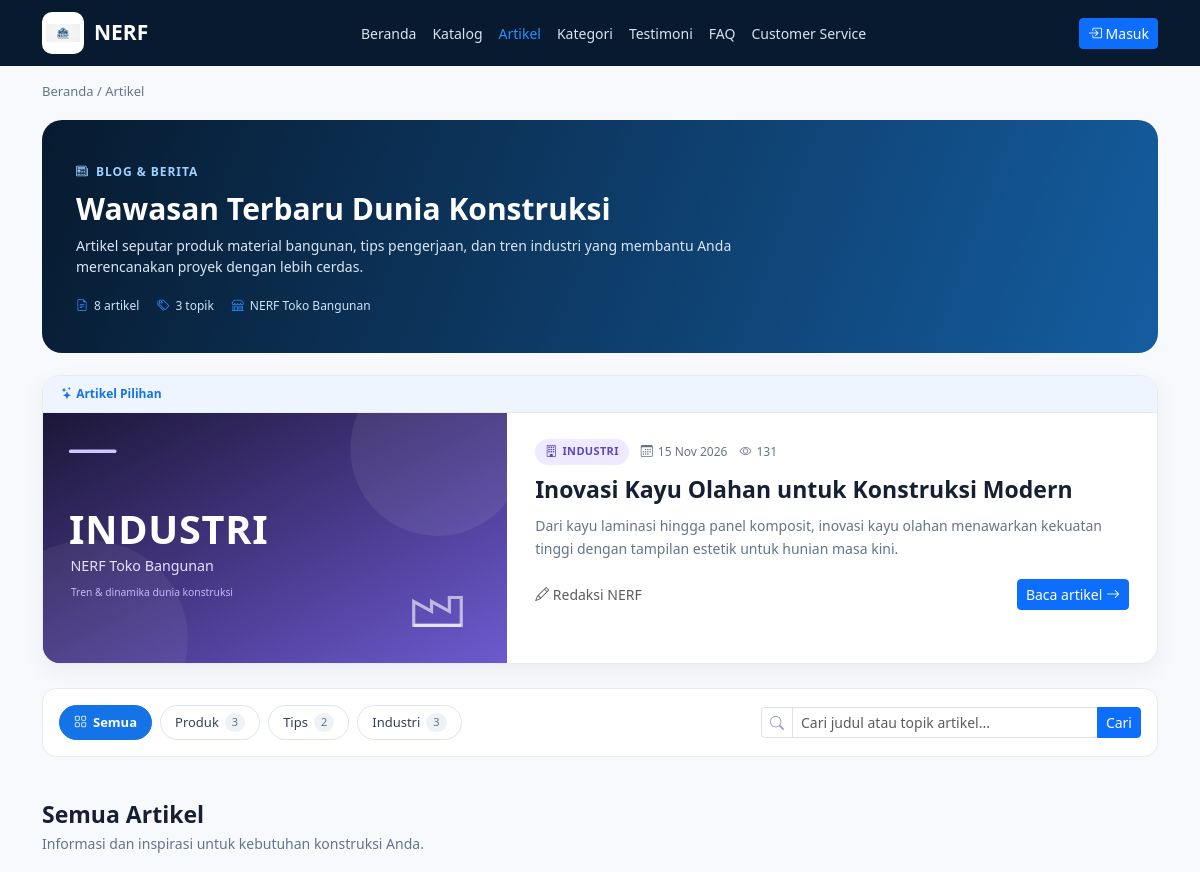
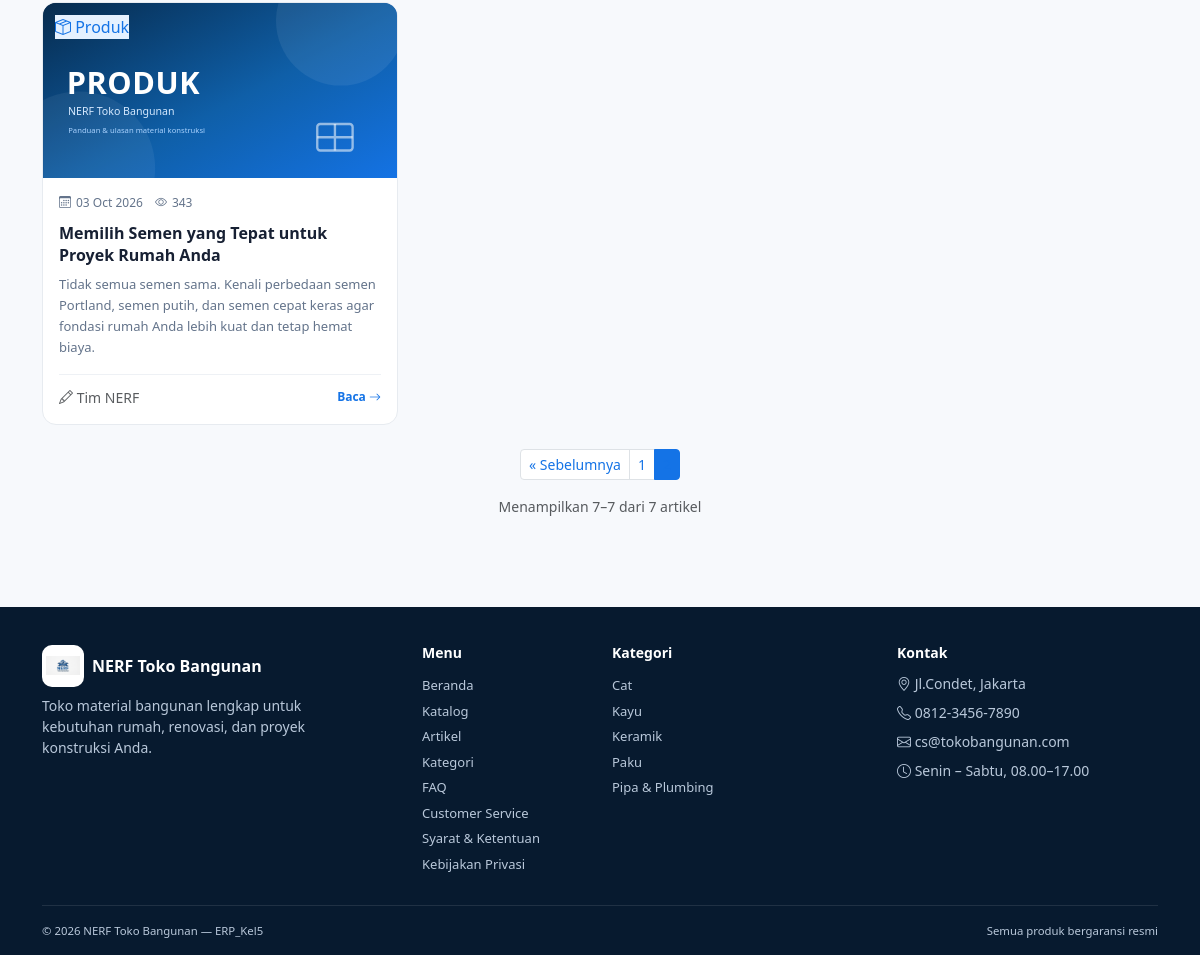
The app's page /blog.php?halaman=2 with its own data (2 pictures, top to bottom).
### tables this page shows
CREATE TABLE `artikel` (
  `id_artikel` int NOT NULL AUTO_INCREMENT,
  `judul` varchar(200) NOT NULL,
  `slug` varchar(220) NOT NULL,
  `kategori` varchar(40) NOT NULL DEFAULT 'Produk',
  `ringkasan` text NOT NULL,
  `isi` longtext NOT NULL,
  `gambar` varchar(255) DEFAULT NULL,
  `penulis` varchar(100) NOT NULL DEFAULT 'Admin NERF',
  `dibaca` int NOT NULL DEFAULT '0',
  `status` enum('Terbit','Draft') NOT NULL DEFAULT 'Terbit',
  `dibuat_pada` datetime NOT NULL DEFAULT CURRENT_TIMESTAMP,
  `diterbitkan_pada` datetime DEFAULT NULL,
  PRIMARY KEY (`id_artikel`),
  UNIQUE KEY `slug` (`slug`),
  KEY `kategori` (`kategori`),
  KEY `status` (`status`)
);

CREATE TABLE `kategori` (
  `id_kategori` int NOT NULL AUTO_INCREMENT,
  `nama_kategori` varchar(100) NOT NULL,
  `deskripsi` text,
  `gambar` varchar(255) DEFAULT NULL,
  `status` enum('Aktif','Nonaktif') DEFAULT 'Aktif',
  `dibuat_pada` timestamp NOT NULL DEFAULT CURRENT_TIMESTAMP,
  PRIMARY KEY (`id_kategori`)
);

### config/fungsi/url.php (called while the page is built, shortened)
<?php
function base_url(): string
{
    static $base = null;
    if ($base !== null) {
        return $base;
    }
    $dir = str_replace('\\', '/', dirname(str_replace('\\', '/', $_SERVER['SCRIPT_NAME'] ?? '/')));
    $dir = ($dir === '/' || $dir === '.') ? '' : rtrim($dir, '/');
    $base = $dir;
    return $base;
}
function root_url(string $file = ''): string
{
    return (base_url() ?: '') . '/' . ltrim($file, '/');
}
function img_url(string $file): string
{
    $path = __DIR__ . '/../../' . ltrim($file, '/');
    $v    = is_file($path) ? filemtime($path) : 0;
    return root_url($file) . '?v=' . $v;
}
function aset_url(string $file): string
{
    $path = __DIR__ . '/../../assets/' . ltrim($file, '/');
    $v    = is_file($path) ? filemtime($path) : 0;
    return root_url('assets/' . ltrim($file, '/')) . '?v=' . $v;
}

### config/fungsi/analitik.php (called while the page is built, shortened)
<?php
function kunjungan_halaman(): string
{
    $uri   = (string)($_SERVER['REQUEST_URI'] ?? '/');
    $path  = parse_url($uri, PHP_URL_PATH) ?: '/';
    $query = (string)(parse_url($uri, PHP_URL_QUERY) ?? '');
    $base = function_exists('base_url') ? base_url() : '';
    if ($query !== '') {
        parse_str($query, $params);
        unset($params['PHPSESSID']);
        $query = http_build_query($params);
    }
    $halaman = $path . ($query !== '' ? '?' . $query : '');
    return mb_substr($halaman, 0, 150);
}

### config/artikel-query.php (called while the page is built, shortened)
<?php
$db       = db_opsional();
$db_aktif = $db instanceof mysqli;
$tabel_artikel = false;
if ($db_aktif) {
    $tabel_artikel = $db->query("SHOW TABLES LIKE 'artikel'")->num_rows > 0;
}
$kategori    = trim($_GET['kategori'] ?? '');
$cari        = trim($_GET['cari'] ?? '');
$halaman     = max(1, (int)($_GET['halaman'] ?? 1));
$per_halaman = 6;
function artikel_tanggal(?string $tanggal): string
{
    return $tanggal ? date('d M Y', strtotime($tanggal)) : '-';
}
function artikel_gaya(string $kategori): array
{
    switch ($kategori) {
        case 'Industri':
            return ['warna' => 'ungu', 'ikon' => 'bi-building'];
        default:
            return ['warna' => 'biru', 'ikon' => 'bi-box-seam'];
    }
}
if ($tabel_artikel) {
    $where = ["status = 'Terbit'"];
    $types = '';
    $nilai = [];
    if ($kategori === '' && $cari === '') {
        $unggulan = $db->query(
            "SELECT * FROM artikel WHERE status = 'Terbit'
             ORDER BY diterbitkan_pada DESC, id_artikel DESC LIMIT 1"
        )->fetch_assoc() ?: null;
        if ($unggulan) {
            $where[] = 'id_artikel <> ?';
            $types  .= 'i';
            $nilai[] = (int)$unggulan['id_artikel'];
        }
    }
    $sql_where = implode(' AND ', $where);
    $stmt = $db->prepare("SELECT COUNT(*) AS c FROM artikel WHERE $sql_where");
    if ($types !== '') {
        $stmt->bind_param($types, ...$nilai);
    }
    $stmt->execute();
    $total = (int)$stmt->get_result()->fetch_assoc()['c'];
    $total_halaman = max(1, (int)ceil($total / $per_halaman));
    $halaman       = min($halaman, $total_halaman);
    $offset        = ($halaman - 1) * $per_halaman;
    $stmt = $db->prepare(
        "SELECT id_artikel, judul, slug, kategori, ringkasan, gambar, penulis, dibaca, diterbitkan_pada
         FROM artikel WHERE $sql_where
         ORDER BY diterbitkan_pada DESC, id_artikel DESC
         LIMIT ? OFFSET ?"
    );
    $stmt->bind_param($types . 'ii', ...array_merge($nilai, [$per_halaman, $offset]));
    $stmt->execute();
    $daftar_artikel = $stmt->get_result()->fetch_all(MYSQLI_ASSOC);
}
if ($db_aktif) {
    $footer_kategori = $db->query(
        "SELECT id_kategori, nama_kategori FROM kategori
         WHERE status = 'Aktif' ORDER BY nama_kategori"
    )->fetch_all(MYSQLI_ASSOC);
}

### config/fungsi/teks.php (called while the page is built, shortened)
<?php
function e($value): string
{
    return htmlspecialchars((string)($value ?? ''), ENT_QUOTES, 'UTF-8');
}

### partial/blog/unggulan.php (the view)
<?php
$gaya = artikel_gaya($unggulan['kategori']);
$link = 'artikel.php?slug=' . urlencode($unggulan['slug']);
?>
<section class="artikel-unggulan">
    <div class="unggulan-label"><i class="bi bi-stars"></i> Artikel Pilihan</div>
    <div class="row g-0 align-items-stretch">
        <div class="col-md-5">
            <a href="<?= e($link) ?>" class="unggulan-cover cover-<?= $gaya['warna'] ?>">
                <img src="<?= e(img_url($unggulan['gambar'])) ?>"
                     alt="Sampul artikel <?= e($unggulan['judul']) ?>">
            </a>
        </div>
        <div class="col-md-7">
            <div class="unggulan-isi">
                <div class="artikel-meta">
                    <span class="badak-kategori badge-<?= $gaya['warna'] ?>">
                        <i class="bi <?= $gaya['ikon'] ?>"></i> <?= e($unggulan['kategori']) ?>
                    </span>
                    <span><i class="bi bi-calendar3"></i> <?= e(artikel_tanggal($unggulan['diterbitkan_pada'])) ?></span>
                    <span><i class="bi bi-eye"></i> <?= (int)$unggulan['dibaca'] ?></span>
                </div>
                <h2><a href="<?= e($link) ?>"><?= e($unggulan['judul']) ?></a></h2>
                <p><?= e($unggulan['ringkasan']) ?></p>
                <div class="unggulan-bawah">
                    <span class="small text-muted"><i class="bi bi-pencil"></i> <?= e($unggulan['penulis']) ?></span>
                    <a href="<?= e($link) ?>" class="btn btn-primary btn-sm">
                        Baca artikel <i class="bi bi-arrow-right"></i>
                    </a>
                </div>
            </div>
        </div>
    </div>
</section>

### blog.php (shortened to what this page needs)
<?php
require_once __DIR__ . '/config/artikel-query.php';
?>
<!DOCTYPE html>
<html lang="id">
<head>
    <link href="https://cdn.jsdelivr.net/npm/bootstrap@5.3.3/dist/css/bootstrap.min.css" rel="stylesheet">
    <link href="https://cdn.jsdelivr.net/npm/bootstrap-icons@1.11.3/font/bootstrap-icons.css" rel="stylesheet">
    <link href="<?= aset_url('css/toko.css') ?>" rel="stylesheet">
    <link href="<?= aset_url('css/blog.css') ?>" rel="stylesheet">
</head>
<body>
<?php include __DIR__ . '/layout/navbar.php'; ?>
<div class="container">
    <?php include __DIR__ . '/partial/blog/kepala.php'; ?>
    <?php if ($unggulan): ?>
        <?php include __DIR__ . '/partial/blog/unggulan.php'; ?>
    <?php endif; ?>
    <?php include __DIR__ . '/partial/blog/filter.php'; ?>
    <div class="section-title">
        <div>
            <h2><?= $kategori !== '' ? 'Artikel ' . e($kategori) : 'Semua Artikel' ?></h2>
            <p>
                <?php if ($cari !== ''): ?>
                    Hasil pencarian untuk <strong>&ldquo;<?= e($cari) ?>&rdquo;</strong> &middot; <?= $total ?> artikel
                <?php else: ?>
                    Informasi dan inspirasi untuk kebutuhan konstruksi Anda.
                <?php endif; ?>
            </p>
        </div>
    </div>
    <?php if (!$daftar_artikel): ?>
        <div class="blog-kosong">
            <i class="bi bi-file-earmark-x"></i>
            <h5>Belum ada artikel</h5>
            <p class="text-muted small mb-3">
                Tidak ditemukan artikel yang cocok. Coba kata kunci lain atau lihat semua artikel.
            </p>
            <a href="blog.php" class="btn btn-primary btn-sm">Lihat semua artikel</a>
        </div>
    <?php else: ?>
        <div class="row g-4">
            <?php foreach ($daftar_artikel as $a): ?>
                <div class="col-md-6 col-lg-4">
                    <?php include __DIR__ . '/partial/blog/kartu.php'; ?>
                </div>
            <?php endforeach; ?>
        </div>
        <?php include __DIR__ . '/partial/blog/paginasi.php'; ?>
    <?php endif; ?>
    <div style="height:40px"></div>
</div>
<?php include __DIR__ . '/layout/footer.php'; ?>

### partial/blog/kartu.php
<?php
$gaya  = artikel_gaya($a['kategori']);
$link  = 'artikel.php?slug=' . urlencode($a['slug']);
$kecil = $kecil ?? false;
?>
<article class="artikel-card<?= $kecil ? ' kartu-kecil' : '' ?>">
    <a href="<?= e($link) ?>" class="artikel-cover cover-<?= $gaya['warna'] ?>">
        <img src="<?= e(img_url($a['gambar'])) ?>" alt="Sampul artikel <?= e($a['judul']) ?>">
        <span class="cover-kategori badge-<?= $gaya['warna'] ?>">
            <i class="bi <?= $gaya['ikon'] ?>"></i> <?= e($a['kategori']) ?>
        </span>
    </a>
    <div class="artikel-isi">
        <div class="artikel-meta">
            <span><i class="bi bi-calendar3"></i> <?= e(artikel_tanggal($a['diterbitkan_pada'])) ?></span>
            <span><i class="bi bi-eye"></i> <?= (int)$a['dibaca'] ?></span>
        </div>
        <h3><a href="<?= e($link) ?>"><?= e($a['judul']) ?></a></h3>
        <p><?= e($a['ringkasan']) ?></p>
        <div class="artikel-bawah">
            <span class="small text-muted"><i class="bi bi-pencil"></i> <?= e($a['penulis']) ?></span>
            <a href="<?= e($link) ?>">Baca <i class="bi bi-arrow-right"></i></a>
        </div>
    </div>
</article>

### layout/footer.php (shortened to what this page needs)
<?php
$footer_kategori = $footer_kategori ?? [];
?>
<footer>
    <div class="container">
        <div class="row g-4">
            <div class="col-md-4">
                <div class="d-flex align-items-center gap-2 mb-2">
                    <div class="logo-box">
                        <img src="<?= img_url('TokoLogo.png') ?>" alt="" onerror="this.remove()">
                    </div>
                    <strong class="text-white">NERF Toko Bangunan</strong>
                </div>
                <p class="small mb-0" style="max-width:320px">
                    Toko material bangunan lengkap untuk kebutuhan rumah, renovasi,
                    dan proyek konstruksi Anda.
                </p>
            </div>
            <div class="col-6 col-md-2">
                <h6>Menu</h6>
                <a href="beranda.php">Beranda</a>
                <a href="katalog.php">Katalog</a>
                <a href="blog.php">Artikel</a>
                <a href="beranda.php#kategori">Kategori</a>
                <a href="beranda.php#faq">FAQ</a>
                <a href="customer-service.php">Customer Service</a>
                <a href="syarat-ketentuan.php">Syarat &amp; Ketentuan</a>
                <a href="kebijakan-privasi.php">Kebijakan Privasi</a>
            </div>
            <div class="col-6 col-md-3">
                <h6>Kategori</h6>
                <?php foreach (array_slice($footer_kategori, 0, 5) as $k): ?>
                    <a href="katalog.php?kategori=<?= (int)$k['id_kategori'] ?>"><?= e($k['nama_kategori']) ?></a>
                <?php endforeach; ?>
            </div>
            <div class="col-md-3">
                <h6>Kontak</h6>
                <div class="small">
                    <div class="mb-2"><i class="bi bi-geo-alt"></i> Jl.Condet, Jakarta</div>
                    <div class="mb-2"><i class="bi bi-telephone"></i> 0812-3456-7890</div>
                    <div class="mb-2"><i class="bi bi-envelope"></i> cs@tokobangunan.com</div>
                    <div><i class="bi bi-clock"></i> Senin &ndash; Sabtu, 08.00&ndash;17.00</div>
                </div>
            </div>
        </div>
        <div class="bawah d-flex justify-content-between flex-wrap gap-2">
            <small>&copy; <?= date('Y') ?> NERF Toko Bangunan &mdash; ERP_Kel5</small>
            <small>Semua produk bergaransi resmi</small>
        </div>
    </div>
</footer>
</body>
</html>

### assets/css/toko.css (style rules this page uses)
body { font-family: "Segoe UI", Arial, sans-serif; background: #f7f9fc; color: #172033; }
.logo-box { width: 42px; height: 42px; background: #1473e6; color: #fff; border-radius: 10px; display: flex; align-items: center; justify-content: center; font-weight: 800; font-size: 13px; overflow: hidden; flex-shrink: 0; }
.logo-box img { width: 100%; height: 100%; object-fit: contain; background: #fff; padding: 4px; }
.section-title { display: flex; justify-content: space-between; align-items: center; margin: 44px 0 20px; gap: 10px; flex-wrap: wrap; }
.section-title h2 { font-size: 23px; font-weight: 700; margin: 0; }
.section-title p { margin: 4px 0 0; color: #64748b; font-size: 14px; }
footer { background: #071a2f; color: #b9c8da; padding: 38px 0 0; margin-top: 50px; }
footer h6 { color: #fff; font-size: 14px; font-weight: 700; margin-bottom: 12px; }
footer a { color: #b9c8da; text-decoration: none; font-size: 13px; display: block; padding: 3px 0; }
footer .bawah { border-top: 1px solid rgba(255, 255, 255, .1); margin-top: 28px; padding: 16px 0; font-size: 13px; }

### assets/css/blog.css (style rules this page uses)
.artikel-unggulan { background: #fff; border: 1px solid #e7ebf0; border-radius: 18px; overflow: hidden; box-shadow: 0 8px 24px rgba(7, 26, 47, .05); }
.unggulan-label { background: #eef5ff; color: #1473e6; font-size: 12px; font-weight: 700; padding: 9px 18px; border-bottom: 1px solid #e7ebf0; }
.unggulan-cover { display: block; height: 100%; min-height: 250px; overflow: hidden; }
.unggulan-cover img { width: 100%; height: 100%; object-fit: cover; display: block; }
.unggulan-isi { padding: 26px 28px; }
.unggulan-isi h2 { font-size: 23px; font-weight: 800; line-height: 1.3; margin: 10px 0; }
.unggulan-isi h2 a { color: #172033; text-decoration: none; }
.unggulan-isi > p { color: #64748b; font-size: 14px; line-height: 1.65; margin: 0 0 18px; }
.unggulan-bawah { display: flex; align-items: center; justify-content: space-between; gap: 12px; flex-wrap: wrap; }
.artikel-meta { display: flex; align-items: center; flex-wrap: wrap; gap: 12px; font-size: 12px; color: #64748b; }
.artikel-meta span { display: inline-flex; align-items: center; gap: 5px; }
.artikel-meta i { font-size: 12px; }
.badak-kategori { display: inline-flex; align-items: center; gap: 5px; padding: 4px 10px; border-radius: 999px; font-size: 11px; font-weight: 700; text-transform: uppercase; letter-spacing: .03em; }
.badge-biru { background: #e5f1ff; color: #1473e6; }
.badge-ungu { background: #efeaff; color: #5b47bd; }
.artikel-card { background: #fff; border: 1px solid #e7ebf0; border-radius: 14px; overflow: hidden; height: 100%; display: flex; flex-direction: column; transition: .2s; }
.artikel-cover { display: block; height: 175px; position: relative; overflow: hidden; flex-shrink: 0; }
.artikel-cover img { width: 100%; height: 100%; object-fit: cover; display: block; transition: .3s; }
.cover-kategori { position: absolute; left: 12px; top: 12px; }
.cover-biru { background: linear-gradient(135deg, #06294a, #1473e6); }
.cover-ungu { background: linear-gradient(135deg, #1b1636, #6d5bd0); }
.artikel-isi { padding: 16px; display: flex; flex-direction: column; flex: 1; }
.artikel-isi h3 { font-size: 16px; font-weight: 700; line-height: 1.4; margin: 10px 0 8px; }
.artikel-isi h3 a { color: #172033; text-decoration: none; }
.artikel-isi > p { color: #64748b; font-size: 13px; line-height: 1.6; margin: 0 0 16px; }
.artikel-bawah { margin-top: auto; padding-top: 12px; border-top: 1px solid #eef1f5; display: flex; align-items: center; justify-content: space-between; gap: 8px; }
.artikel-bawah a { font-size: 12px; font-weight: 700; color: #1473e6; text-decoration: none; }

### records on screen
artikel: gambar (picture), kategori "INDUSTRI", diterbitkan_pada "15 Nov 2026", dibaca "131", judul "Inovasi Kayu Olahan untuk Konstruksi Modern", ringkasan "Dari kayu laminasi hingga panel komposit, inovasi kayu olahan menawarkan kekuatan tinggi dengan tampilan estetik untuk hunian masa kini.", penulis "Redaksi NERF"
artikel: gambar (picture), kategori "Produk", diterbitkan_pada "03 Oct 2026", dibaca "343", judul "Memilih Semen yang Tepat untuk Proyek Rumah Anda", ringkasan "Tidak semua semen sama. Kenali perbedaan semen Portland, semen putih, dan semen cepat keras agar fondasi rumah Anda lebih kuat dan tetap hemat biaya.", penulis "Tim NERF"
kategori: nama_kategori "Cat"
kategori: nama_kategori "Kayu"
kategori: nama_kategori "Keramik"
kategori: nama_kategori "Paku"
kategori: nama_kategori "Pipa & Plumbing"

### other values on screen
$m['Label'] "Beranda"
$m['Label'] "Katalog"
$m['Label'] "Artikel"
$m['Label'] "Kategori"
$m['Label'] "Testimoni"
$m['Label'] "FAQ"
$m['Label'] "Customer Service"
$jumlah_artikel "8"
count($daftar_kategori) "3"
$k['kategori'] "Produk"
$k['jml'] "3"
$k['kategori'] "Tips"
$k['jml'] "2"
$k['kategori'] "Industri"
$offset + 1 "7"
